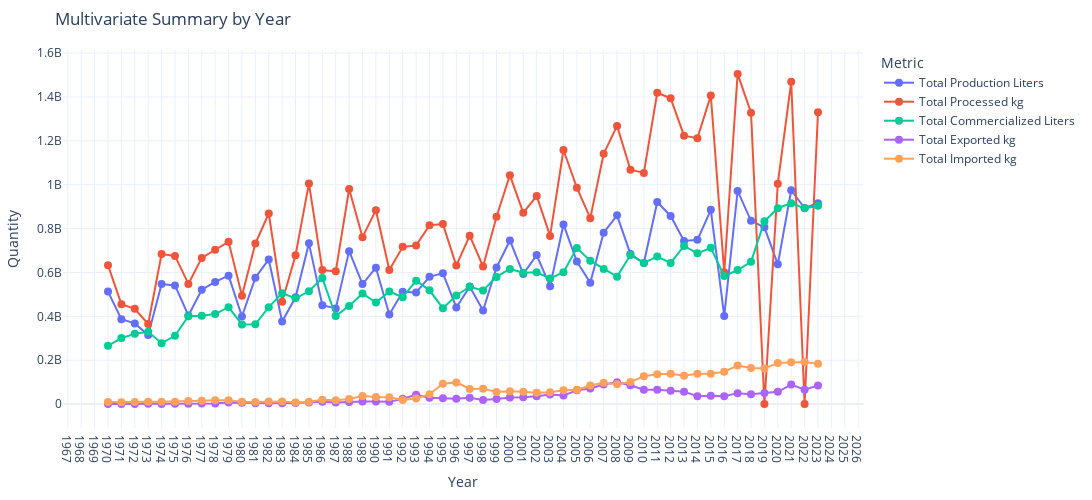

The cell this chart's notebook holds for it:
### Code cell
import plotly.graph_objects as go

fig = go.Figure()
for column in df_yearly.columns:
    fig.add_trace(go.Scatter(
        x=df_yearly.index,
        y=df_yearly[column],
        mode="lines+markers",
        name=column.replace("_", " "),
        marker=dict(size=8)
    ))

fig.update_layout(
    title="Multivariate Summary by Year",
    xaxis_title="Year",
    yaxis_title="Quantity",
    width=1100,
    height=500,
    template="plotly_white",
    xaxis=dict(dtick=1),
    legend_title="Metric",
    margin=dict(t=50, r=80, b=60, l=60)
)
fig.show()
